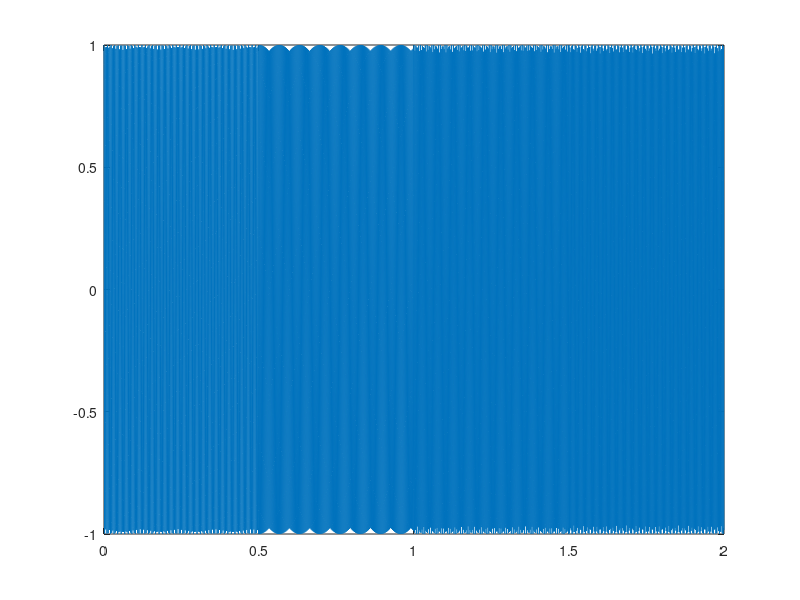
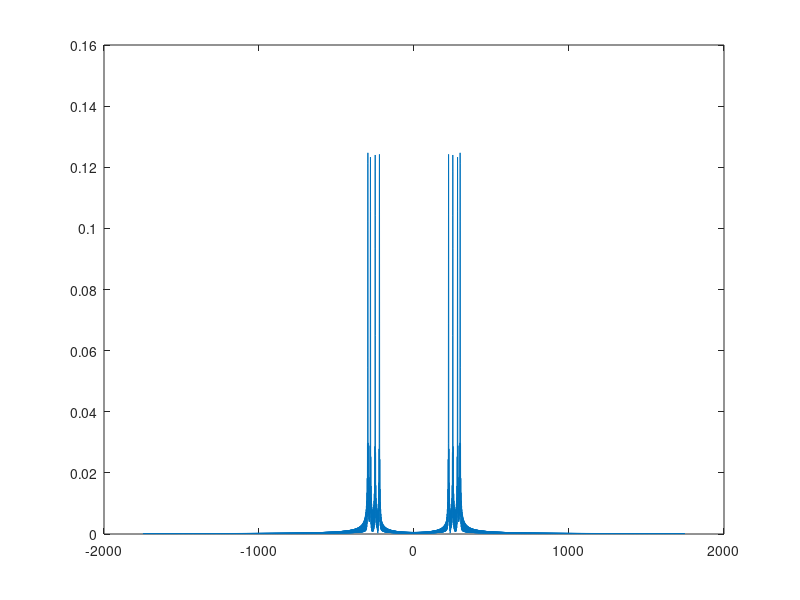
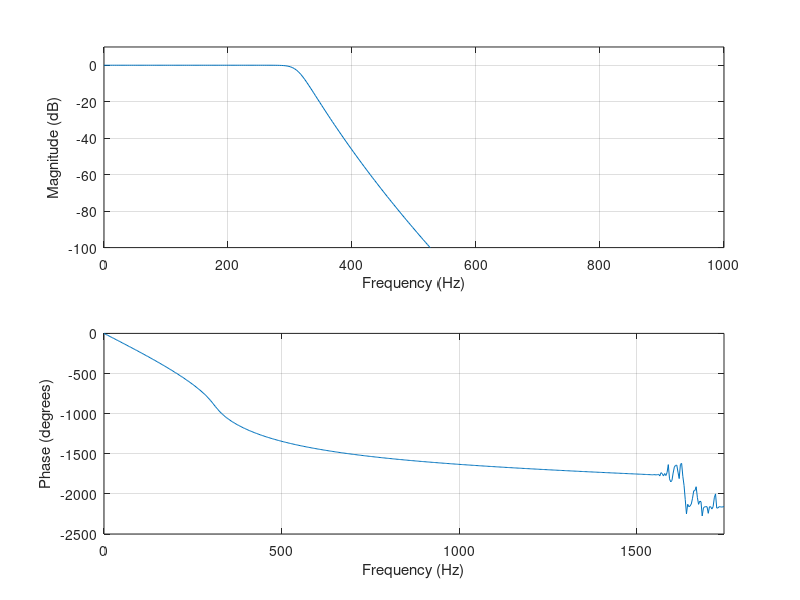
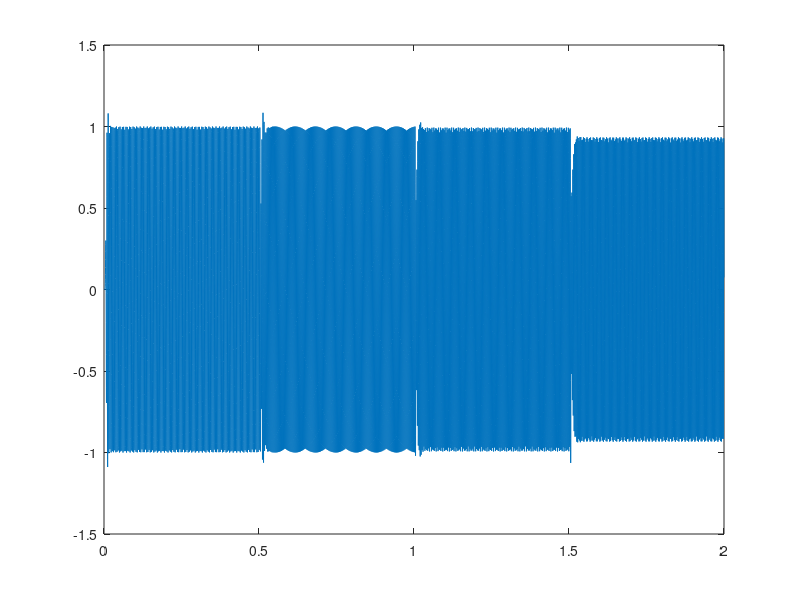

Reproduce these figures in MATLAB, in order.
%Step 1

f0 = 440;
alpha = 2^(1/12);
fDO = f0*(alpha^-9)
fRE = f0*(alpha^-7)
fMI = f0*(alpha^-5)
fFA = f0*(alpha^-4)

frmsz=2048;
t=(0:1:frmsz-1)*(0.5/frmsz);
x1t=cos(2*pi*fDO*t);
x2t=cos(2*pi*fRE*t);
x3t=cos(2*pi*fMI*t);
x4t=cos(2*pi*fFA*t);

fs = 10 * max([fDO, fRE, fMI, fFA])


% Step 2
xt=[x1t,x2t,x3t,x4t];
audiowrite("signal.wav",xt,frmsz*2);


% Step 3
frmsz=frmsz*4;
t=(0:1:frmsz-1)*(2/frmsz);
plot(t,xt)
ylim([-1 1]);


% Step 4
E_xt = sum(abs(xt).^2)*(1/frmsz)


% Step 5
Xf = fftshift(fft(xt,frmsz)) / frmsz;


% Step 6
f = (-(frmsz/2):1:(frmsz/2)-1)*(fs/frmsz);
figure;
plot(f, abs(Xf))


% Step 7
E_Xf = sum((abs(Xf).^2))



%%% Low-Pass Filter %%%



% Step 8
a = 0;
b = 0;
order = 20;
fc = (fRE + fMI) / 2                % cut-off frequency = 311.65 Hz
[b,a]= butter(order, fc / (fs/2));


% Step 9
figure;
freqz(b,a,[],fs)
subplot(2,1,1)
xlim([0 1000])
ylim([-100 10])


% Step 10
y1t = filter(b,a,xt);


% Step 11
audiowrite("lowpassfiltered.wav", y1t, frmsz/2)


% Step 12
figure;
plot(t, y1t)


% Step 13
E_y1t = sum((abs(y1t).^2)) * (1/frmsz)


% Step 14
Y1f = fftshift(fft(y1t,frmsz)) / frmsz;


% Step 15
figure;
plot(f, Y1f)


% Step 16
E_Y1f = sum((abs(Y1f).^2))
